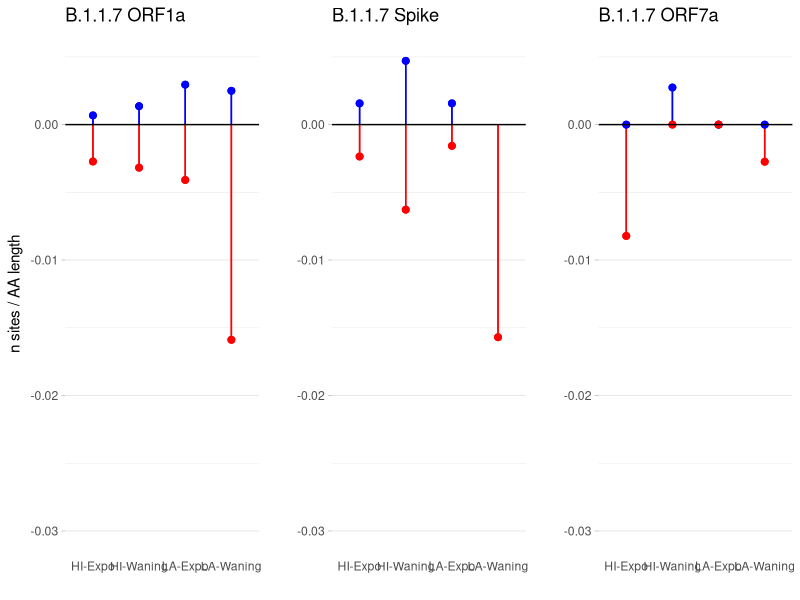
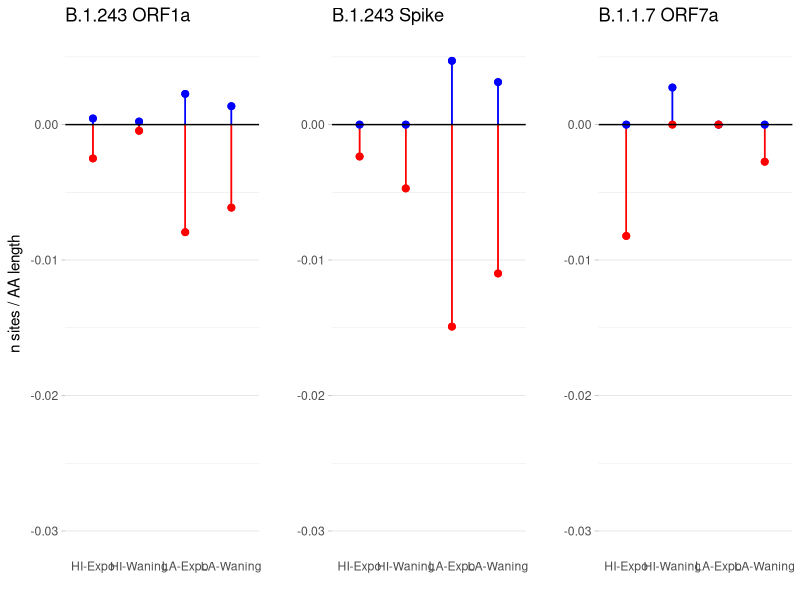

Write R code to recreate these figures, in order.
###Make pos/neg lollipop plots
# Libraries
library(ggplot2)
library(ggpubr)
theme_set(theme_pubr())

###B117
#ORF1a
datorf <- read.csv("b117_orf1a_perlength.csv")
names(datorf) <- c("phase", "sites")
xorf <- datorf$phase
yorf <- datorf$sites

xposorf <- xorf[c(1,3,5,7)]
x1orf <- rep(xposorf, times=2)
xnegorf <- xorf[c(2,4,6,8)]
x2orf <- rep(xnegorf, times=2)

yposorf <- yorf[c(1,3,5,7)]
y1orf <- rep(yposorf, times=2)
ynegorf <- yorf[c(2,4,6,8)]
y2orf <- rep(ynegorf, times=2)

one <- ggplot(datorf, aes(x=xorf, y=yorf)) +
  geom_segment( aes(x=x1orf, xend=x1orf, y=0, yend=y1orf), color="blue") +
  geom_segment( aes(x=x2orf, xend=x2orf, y=0, yend=y2orf), color="red") +
  geom_point(inherit.aes = FALSE, aes(x1orf, y1orf), color="blue", size=2) +
  geom_point(inherit.aes = FALSE, aes(x2orf, y2orf), color="red", size=2) +
  ylim(-0.03,0.005) +
  theme_light() +
  theme(
    panel.grid.major.x = element_blank(),
    panel.border = element_blank(),
    axis.ticks.x = element_blank()
  ) +
  xlab("") +
  ylab("n sites / AA length") +
  geom_hline(yintercept = 0) +
  ggtitle("B.1.1.7 ORF1a")

#spike
datspi <- read.csv("b117_spike_perlength.csv")
names(datspi) <- c("phase", "sites")
xspi <- datspi$phase
yspi <- datspi$sites

xposspi <- xspi[c(1,3,5,7)]
x1spi <- rep(xposspi, times=2)
xnegspi <- xspi[c(2,4,6,8)]
x2spi <- rep(xnegspi, times=2)

yposspi <- yspi[c(1,3,5,7)]
y1spi <- rep(yposspi, times=2)
ynegspi <- yspi[c(2,4,6,8)]
y2spi <- rep(ynegspi, times=2)

spi <- ggplot(datspi, aes(x=x, y=y)) +
  geom_segment( aes(x=x1spi, xend=x1spi, y=0, yend=y1spi), color="blue") +
  geom_segment( aes(x=x2spi, xend=x2spi, y=0, yend=y2spi), color="red") +
  geom_point(inherit.aes = FALSE, aes(x1spi, y1spi), color="blue", size=2) +
  geom_point(inherit.aes = FALSE, aes(x2spi, y2spi), color="red", size=2) +
  ylim(-0.03,0.005) +
  theme_light() +
  theme(
    panel.grid.major.x = element_blank(),
    panel.border = element_blank(),
    axis.ticks.x = element_blank()
  ) +
  xlab("") +
  ylab("") +
  geom_hline(yintercept = 0) +
  ggtitle("B.1.1.7 Spike")

#ORF7a
datsev <- read.csv("b117_orf7a_perlength.csv")
names(datsev) <- c("phase", "sites")
xsev <- datsev$phase
ysev <- datsev$sites

xpossev <- xsev[c(1,3,5,7)]
x1sev <- rep(xpossev, times=2)
xnegsev <- xsev[c(2,4,6,8)]
x2sev <- rep(xnegsev, times=2)

ypossev <- ysev[c(1,3,5,7)]
y1sev <- rep(ypossev, times=2)
ynegsev <- ysev[c(2,4,6,8)]
y2sev <- rep(ynegsev, times=2)

sev <- ggplot(datsev, aes(x=xsev, y=ysev)) +
  geom_segment( aes(x=x1sev, xend=x1sev, y=0, yend=y1sev), color="blue") +
  geom_segment( aes(x=x2sev, xend=x2sev, y=0, yend=y2sev), color="red") +
  geom_point(inherit.aes = FALSE, aes(x1sev, y1sev), color="blue", size=2) +
  geom_point(inherit.aes = FALSE, aes(x2sev, y2sev), color="red", size=2) +
  ylim(-0.03,0.005) +
  theme_light() +
  theme(
    panel.grid.major.x = element_blank(),
    panel.border = element_blank(),
    axis.ticks.x = element_blank()
  ) +
  xlab("") +
  ylab("") +
  geom_hline(yintercept = 0) +
  ggtitle("B.1.1.7 ORF7a")

#combine all onto 1 pdf
pdf(file="b117_lolli.pdf", width=10, height=3)
ggarrange(one, spi, sev, ncol=3, nrow=1)
dev.off()

#########
###B1243
#ORF1a
datorf <- read.csv("b1243_orf1a_perlength.csv")
names(datorf) <- c("phase", "sites")
xorf <- datorf$phase
yorf <- datorf$sites

xposorf <- xorf[c(1,3,5,7)]
x1orf <- rep(xposorf, times=2)
xnegorf <- xorf[c(2,4,6,8)]
x2orf <- rep(xnegorf, times=2)

yposorf <- yorf[c(1,3,5,7)]
y1orf <- rep(yposorf, times=2)
ynegorf <- yorf[c(2,4,6,8)]
y2orf <- rep(ynegorf, times=2)

one <- ggplot(datorf, aes(x=xorf, y=yorf)) +
  geom_segment( aes(x=x1orf, xend=x1orf, y=0, yend=y1orf), color="blue") +
  geom_segment( aes(x=x2orf, xend=x2orf, y=0, yend=y2orf), color="red") +
  geom_point(inherit.aes = FALSE, aes(x1orf, y1orf), color="blue", size=2) +
  geom_point(inherit.aes = FALSE, aes(x2orf, y2orf), color="red", size=2) +
  ylim(-0.03,0.005) +
  theme_light() +
  theme(
    panel.grid.major.x = element_blank(),
    panel.border = element_blank(),
    axis.ticks.x = element_blank()
  ) +
  xlab("") +
  ylab("n sites / AA length") +
  geom_hline(yintercept = 0) +
  ggtitle("B.1.243 ORF1a")

#spike
datspi <- read.csv("b1243_spike_perlength.csv")
names(datspi) <- c("phase", "sites")
xspi <- datspi$phase
yspi <- datspi$sites

xposspi <- xspi[c(1,3,5,7)]
x1spi <- rep(xposspi, times=2)
xnegspi <- xspi[c(2,4,6,8)]
x2spi <- rep(xnegspi, times=2)

yposspi <- yspi[c(1,3,5,7)]
y1spi <- rep(yposspi, times=2)
ynegspi <- yspi[c(2,4,6,8)]
y2spi <- rep(ynegspi, times=2)

spi <- ggplot(datspi, aes(x=x, y=y)) +
  geom_segment( aes(x=x1spi, xend=x1spi, y=0, yend=y1spi), color="blue") +
  geom_segment( aes(x=x2spi, xend=x2spi, y=0, yend=y2spi), color="red") +
  geom_point(inherit.aes = FALSE, aes(x1spi, y1spi), color="blue", size=2) +
  geom_point(inherit.aes = FALSE, aes(x2spi, y2spi), color="red", size=2) +
  ylim(-0.03,0.005) +
  theme_light() +
  theme(
    panel.grid.major.x = element_blank(),
    panel.border = element_blank(),
    axis.ticks.x = element_blank()
  ) +
  xlab("") +
  ylab("") +
  geom_hline(yintercept = 0) +
  ggtitle("B.1.243 Spike")

#combine all onto 1 pdf
pdf(file="b1243_lolli.pdf", width=10, height=3)
ggarrange(one, spi, sev, ncol=3, nrow=1)
dev.off()

  
#####
##old plotting code
#dat <- read.csv("b117_orf1a.csv")
#names(dat) <- c("phase", "sites")
#x1 <- dat$phase
#y1 <- dat$sites
#
#one <- ggplot(dat, aes(x=x1, y=y1)) +
#  geom_segment( aes(x=x1, xend=x1, y=0, yend=y1), color="grey") +
#  geom_point( color="orange", size=2) +
#  ylim(-40,10) +
#  theme_light() +
#  theme(
#    panel.grid.major.x = element_blank(),
#    panel.border = element_blank(),
#    axis.ticks.x = element_blank()
#  ) +
#  xlab("") +
#  ylab("Sites with Selection") +
#  geom_hline(yintercept = 0) +
#  ggtitle("B.1.1.7 ORF1a")